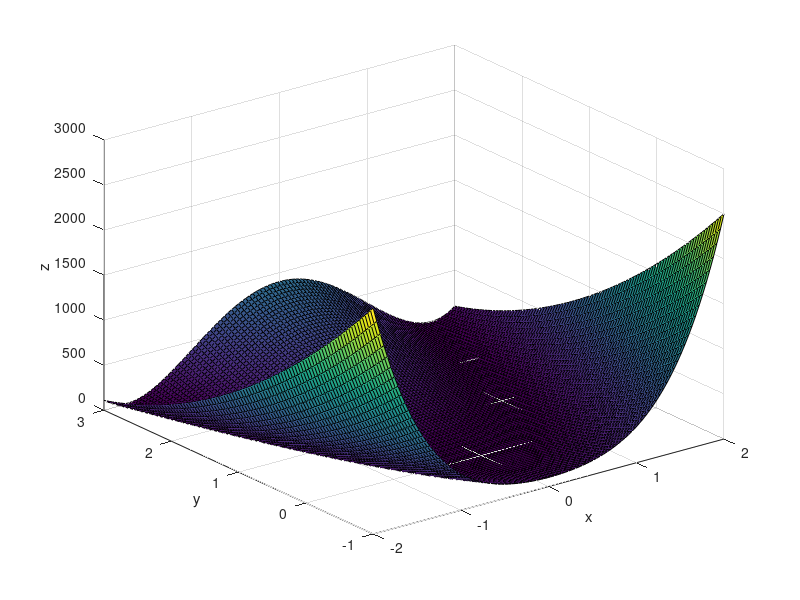

This figure's MATLAB source:
h = @(x,y) 100*(y-x.^2).^2 + (1-x).^2;

x = linspace(-2,2);
y = linspace(-1,3);

[X,Y] = meshgrid(x,y)
surf(X, Y, h(X,Y))

xlabel('x')
ylabel('y')
zlabel('z')
